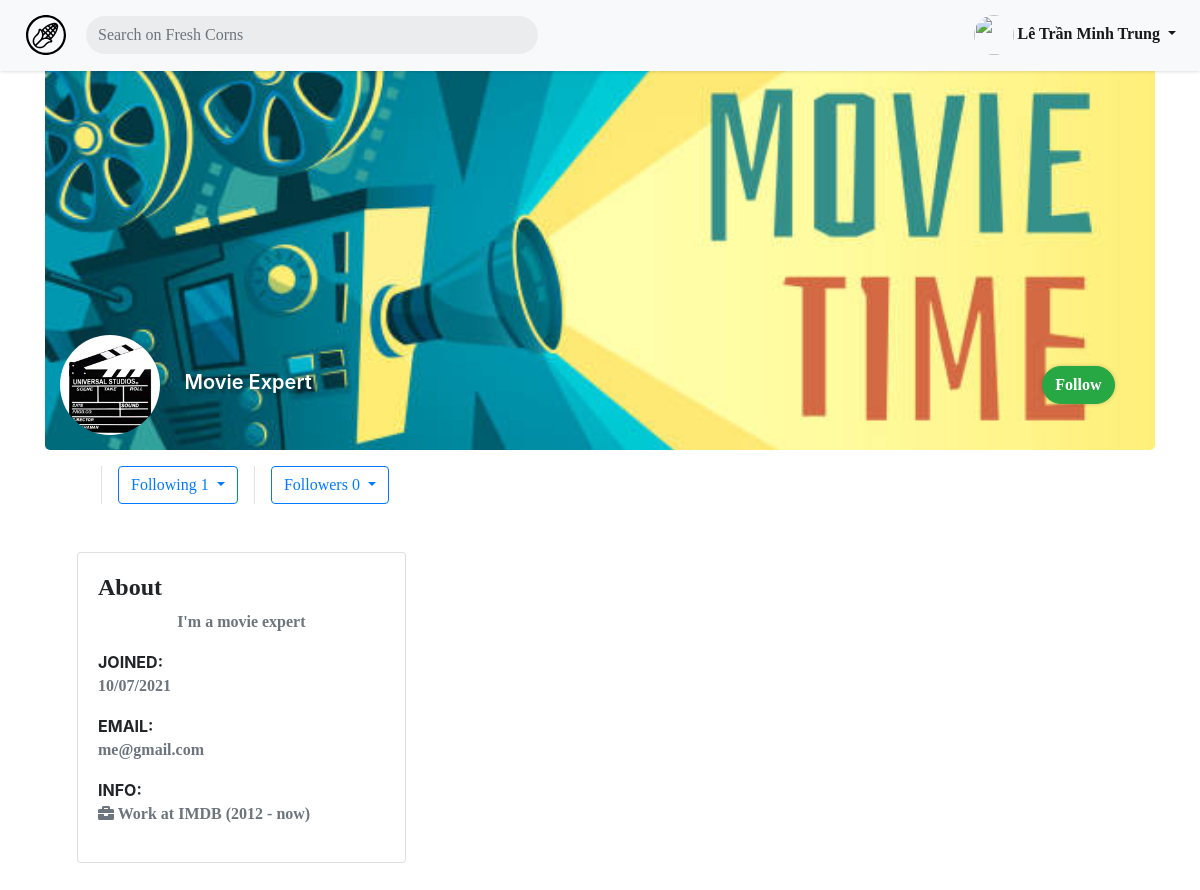
The page /profile.php?id=19 (signed in) on the database its author committed.
### tables this page shows
CREATE TABLE IF NOT EXISTS `profiles` (
  `ID` int(11) NOT NULL,
  `display_name` varchar(255) NOT NULL,
  `email` varchar(255) NOT NULL,
  `date_of_birth` date NOT NULL,
  `gender` varchar(255) NOT NULL,
  `description` longtext,
  `profile_image` varchar(255) DEFAULT 'https://firebasestorage.googleapis.com/v0/b/cs204finalproj.appspot.com/o/istockphoto-1223671392-612x612.jpg?alt=media&token=e9312c19-c34e-4a87-9a72-552532766cde',
  `profile_cover` varchar(255) DEFAULT 'https://firebasestorage.googleapis.com/v0/b/cs204finalproj.appspot.com/o/fbdefault.png?alt=media&token=7248bbab-cc3e-420e-8a94-4c3b23a5f0f6',
  PRIMARY KEY (`ID`)
);

CREATE TABLE IF NOT EXISTS `job_education_info` (
  `ID` int(11) NOT NULL AUTO_INCREMENT,
  `user_profile` int(11) NOT NULL,
  `info` text NOT NULL,
  `type` int(11) NOT NULL,
  `start_year` int(11) NOT NULL,
  `end_year` int(11) DEFAULT NULL,
  `date_created` datetime NOT NULL DEFAULT CURRENT_TIMESTAMP,
  PRIMARY KEY (`ID`),
  KEY `FK_info_profile` (`user_profile`)
);

### includes/config.php (called while the page is built, shortened)
<?php
spl_autoload_register(function ($class) {
    $classlocation = 'classes/' . $class . '.php';
});

### classes/Database.php (called while the page is built, shortened)
<?php
class Database {
    private static $instances = [];
    public static function getInstance() : Database
    {
        $cls = static::class;
        if (!isset(self::$instances[$cls])) {
            self::$instances[$cls] = new static();
        }
        return self::$instances[$cls];
    }
    public function initializeDatabaseConnection() {
        $DB_HOST = "localhost";
        $DB_USER = "root";
        $DB_PASSWORD = "";
        $DB_NAME = "cs204_final_project";
        $this->conn = new mysqli($DB_HOST, $DB_USER, $DB_PASSWORD, $DB_NAME);
    }
}

### classes/Profile.php (called while the page is built, shortened)
<?php
class Profile {
    public function __construct($conn, $user_id) {
        $this->conn = $conn;
        $sql = "SELECT display_name, email, date_of_birth, gender, IFNULL(description, '') AS description, profile_image, profile_cover,
        (SELECT date_created FROM users WHERE users.ID = profiles.ID) AS date_joined FROM profiles WHERE ID = ?";
        $stmt = $this->conn->prepare($sql);
        $stmt->bind_param("i", $user_id);
        $stmt->execute();
        $results = $stmt->get_result();
        if ($results->num_rows == 1) {
            $results = $results->fetch_assoc();
            $this->user_id = $user_id;
            $this->display_name = $results['display_name'];
            $this->description = $results['description'];
            $this->profile_image = $results['profile_image'];
            $this->profile_cover = $results['profile_cover'];
            $this->email = $results['email'];
            $this->date_joined = $results['date_joined'];
        }
    }
    public static function getInfo($conn, $user) {
        $sql = "SELECT * FROM job_education_info WHERE user_profile = ? ORDER BY start_year DESC";
        $stmt = $conn->prepare($sql);
        $stmt->bind_param("i", $user);
        $stmt->execute();
        $results = $stmt->get_result();
        return $results->fetch_all(MYSQLI_ASSOC);
    }
}

### profile.php (the view, shortened to what this page needs)
<?php
    include 'includes/header.php';
    if(isset($_GET['id'])){
        $profile_user_id = $_GET['id'];
    }
    else $profile_user_id = $_SESSION['user_id'];
    $profile = new Profile($db->conn, $profile_user_id);
    $profile->getFollowing();
    $profile->getFollowers();
    $infos = Profile::getInfo($db->conn, $profile_user_id);
?>
<link rel="stylesheet" href="./includes/css/emoji/emojionearea.min.css">
<link rel="stylesheet" href="./includes/css/feed.css">
<link rel="stylesheet" href="https://cdn.jsdelivr.net/npm/bootstrap-icons@1.5.0/font/bootstrap-icons.css">
<link rel="stylesheet" href="https://cdnjs.cloudflare.com/ajax/libs/selectize.js/0.13.3/css/selectize.bootstrap4.min.css" />
<?php if($profile->user_id == null): ?>
    <div class='jumbotron jumbotron-fluid' style="text-align: center;">
        <h1>Profile not found!</h1></div>
<?php else: ?>
    <div class="container" style="width: auto;">
        <div class="row">
            <div class="col-12 grid-margin">
                <div class="profile-header">
                    <div class="cover" style="
                                            position: relative;
                                            border-radius: 25rem 25rem 0 0;
                                            ">
                        <figure>
                            <img src="<?php echo $profile->profile_cover; ?>" class="img-fluid profile-cover" alt="profile cover"
                                style="height: 50vh;
                                        width: 100%;
                                        object-fit: cover;">
                            <div class="cover-body d-flex justify-content-between align-items-center" style="
                                        margin: 5px 15px;
                                        z-index: 2;
                                        position: absolute;
                                        bottom: 10px;
                                        width: 95%;">
                                <div>
                                    <img class="profile-pic" src="<?php echo $profile->profile_image; ?>" alt="profile_img" style="
                                                                border-radius: 50%;
                                                                width: 100px;
                                                                height: 100px;">
                                    <span class="profile-name" style="
                                                            margin-left: 20px;
                                                            font-size: 20px;
                                                            font-weight: 600;">
                                    <?php echo $profile->display_name; ?></span>
                                </div>
                                <div class="d-md-block d-sm-none">
                                <?php if($_SESSION['signed_in']): ?>
                                    <?php if($_SESSION['user_id'] == $profile_user_id): ?>
                                    <button class="btn btn-primary btn-icon-text btn-edit-profile">
                                        <a href="edit_profile.php" style="color: white;">Edit profile</a>
                                    </button>
                                    <?php elseif (!in_array($_SESSION['user_id'], $profile->followers)): ?>
                                        <button class="btn btn-success btn-follow">
                                        <a href="profile.php?order=<?php echo 'follow' ?>&id=<?php echo $profile_user_id ?>" style="color: white;">Follow</a>
                                    <?php endif ?>
                                <?php endif ?>
                                </div>
                            </div>
                        </figure>
                    </div>
                <div class="container">
                    <ul class="row align-items-center mt-3 mt-md-0">
                        <li class="header-link-item ml-3 pl-3 border-left d-flex align-items-center">
                            <div class="dropdown">
                                <button class="btn btn-outline-primary dropdown-toggle" type="button" id="dropdownMenuButton" data-toggle="dropdown" aria-haspopup="true" aria-expanded="false">
                                   Following <?php echo count($profile->following);?>
                                </button>
                            </div>
                        </li>
                        <li class="header-link-item ml-3 pl-3 border-left d-flex align-items-center">
                            <div class="dropdown">
                                <button class="btn btn-outline-primary dropdown-toggle" type="button" id="dropdownMenuButton" data-toggle="dropdown" aria-haspopup="true" aria-expanded="false">
                                   Followers <?php echo count($profile->followers);?>
                                </button>
                            </div>
                        </li>
                    </ul>
                </div>
                </div>
            </div>
        </div>
        <div class="row profile-body" style="padding: 2rem; ">
            <div class="d-none d-md-block col-md-5 col-xl-4 left-wrapper">
                <div class="card rounded">
                    <div class="card-body">
                        <h4 class="card-title mb-0">About</h4>
                        <div class="d-flex align-items-center justify-content-between flex-column mt-2">
                            <p class="text-muted"><?php echo $profile->description;?></p>
                        </div>
                        <div class="mt-0">
                            <label class="tx-11 font-weight-bold mb-0 text-uppercase">Joined:</label>
                            <p class="text-muted"><?php
                                $timestamp = strtotime($profile->date_joined, strtotime('+7 hours'));
                                echo date("d/m/Y", $timestamp);
                            ?></p>
                        </div>
                        <div class="mt-3">
                            <label class="tx-11 font-weight-bold mb-0 text-uppercase">Email:</label>
                            <p class="text-muted"><?php echo $profile->email;?></p>
                        </div>
                        <div class="mt-3">
                            <label class="tx-11 font-weight-bold mb-0 text-uppercase">Info:</label>
                            <?php foreach($infos as $info): ?>
                                <?php if ($_SESSION['user_id'] == $profile_user_id): ?>
                                <a class="edit-info"
                                data-id="<?php echo $info['ID']?>">
                                    <p class="text-muted" data-tooltip="Click to edit" data-tooltip-location = "top"><?php
                                    if($info['type'] == 0) {
                                        echo '<i class="fa fa-briefcase" aria-hidden="true"></i>';
                                    } else {
                                        echo '<i class="fa fa-graduation-cap" aria-hidden="true"></i>';
                                    } ?>
                                    <?php
                                        echo $info['info'];
                                        if ($info['end_year'] == null) {
                                            echo " ({$info['start_year']} - now)";
                                        } else {
                                            echo " ({$info['start_year']} - {$info['end_year']})";
                                        }
                                    ?></p>
                                </a>
                                <?php else: ?>
                                    <p class="text-muted"><?php
                                    if($info['type'] == 0) {
                                        echo '<i class="fa fa-briefcase" aria-hidden="true"></i>';
                                    } else {
                                        echo '<i class="fa fa-graduation-cap" aria-hidden="true"></i>';
                                    } ?>
                                    <?php
                                        echo $info['info'];
                                        if ($info['end_year'] == null) {
                                            echo " ({$info['start_year']} - now)";
                                        } else {
                                            echo " ({$info['start_year']} - {$info['end_year']})";
                                        }
                                    ?></p>
                                <?php endif; ?>
                            <?php endforeach; ?>
                        </div>
                    </div>
                </div>
            </div>
            <div class="col-md-7 col-xl-4 middle-wrapper">
            </div>
    </div>
</div>
<?php endif?>

### includes/css/style.css (style rules this page uses)
body { animation: fadeInAnimation ease 500ms; animation-iteration-count: 1; animation-fill-mode: forwards; }
body { -ms-overflow-style: none; scrollbar-width: none; }
html { scroll-behavior: smooth; }
h2, h3, h4, p, li, a, button, select, i { font-family: 'body'; font-weight: bold; }
body { transition: background-color 1s !important; }
nav .logo svg { height: 40px; width: 40px; margin-right: -10px; }
body { padding-right: 0px !important; }
.profile-cover { margin-top: 50px; border-radius: 5px; }
.profile-name { color: white; text-shadow: 2px 4px 3px rgba(0,0,0,0.3); }
.btn-edit-profile, .btn-follow, .btn-unfollow { border-radius: 99px; box-shadow: 0 0 4px rgb(0 0 0 / 20%); }
.middle-wrapper { padding-left: 0px; padding-right: 15px; }
.profile-cover, .profile-pic { cursor: pointer; }

### includes/css/feed.css (style rules this page uses)
img { width: 100%; border-radius: 20px; }

### rows shown on the page
profiles: profile_cover (picture), profile_image (picture), display_name "Movie Expert", email "me@gmail.com"
job_education_info: type 0 (drawn), info "Work at IMDB", start_year "2012"

### other values the page prints
$_SESSION['name'] "Lê Trần Minh Trung"
count($profile->following) "1"
count($profile->followers) "0"
$profile->description "I'm a movie expert"
